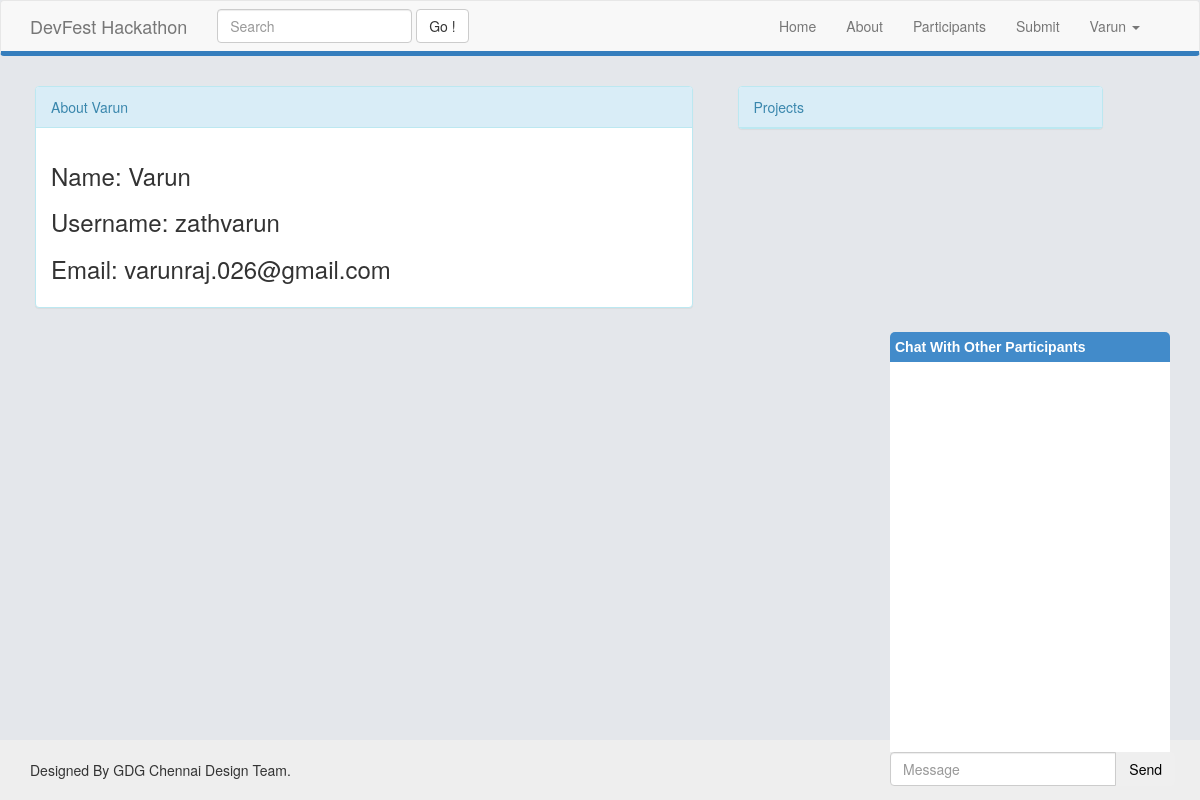
Page /profile.php?me (signed in) on the committed database.
### tables this page shows
CREATE TABLE IF NOT EXISTS `user_login` (
  `username` varchar(32) NOT NULL,
  `password` varchar(32) NOT NULL,
  `name` varchar(32) NOT NULL,
  `email` varchar(32) NOT NULL,
  `category` varchar(10) NOT NULL,
  PRIMARY KEY (`username`)
);

### profile.php (the view, shortened to what this page needs)
<html>
<link href="content/css/bootstrap.css" rel="stylesheet" type="text/css" />
<link href="content/css/style.css" rel="stylesheet" type="text/css" />
<body>
<div id="wrap">
  <div class="navbar navbar-default ">
    <div class="container">
      <div class="navbar-header">
        <a class="navbar-brand" href="index.php">DevFest Hackathon</a> </div>
      <form class="navbar-form navbar-left" role="search" action="search.php" method="get">
        <div class="form-group">
          <input type="text" class="form-control" name="name" placeholder="Search">
        </div>
        <button type="submit" class="btn btn-default">Go !</button>
      </form>
      <div class="navbar-collapse collapse pull-right">
        <ul class="nav navbar-nav">
          <li ><a href="index.php">Home</a></li>
          <li><a href="about.php">About</a></li>
          <li><a href="members.php">Participants</a></li>
          <li><a href="submit.php">Submit</a></li>
          <li class="dropdown">
            <?php
			  if(isset($_SESSION['login'])!=1){
				  echo '
				   <a href="#" class="dropdown-toggle" data-toggle="dropdown">Login/Register <b class="caret"></b></a>
              <ul class="dropdown-menu"><li><a href="login.php">Login</a></li>
                <li><a href="register.php">Register</a></li>';
			  }
			  else{
				   echo"<a href='#' class='dropdown-toggle' data-toggle='dropdown'>{$_SESSION['member_name']} <b class='caret'></b></a>
              <ul class='dropdown-menu'>
			   <li><a href='profile.php?me'>Profile</a></li>
			  <li><a href='logout.php'>Logout</a></li>";
				  }
			  ?>
        </ul>
        </li>
        </ul>
      </div>
    </div>
  </div>
  <div class="container">
    <?php
    if(isset($_GET['me']))
   {
	$username=$_SESSION['member_id'];
   $sql = "SELECT * FROM user_login where username='$username' ";
   $result = mysql_query($sql);
   echo "<div class='row'>";
   while ( $db_field = mysql_fetch_assoc($result) ) {
	echo "<div class=' col-lg-7 module_big'>
<div class='panel panel-info'>
  <div class='panel-heading'>About {$db_field['name']}</div>
  <div class='panel-body'>
    <h3>Name: {$db_field['name']}</h3>
	<h3>Username: {$db_field['username']}</h3>
	<h3>Email: {$db_field['email']}</h3>
  </div>
	</div>
	</div>
	";
}
	echo"<div class=' col-lg-4 module_big'>
<div class='panel panel-info'>
  <div class='panel-heading'>Projects</div>
	<div class='list-group'>";
   echo "</div></div></div></div></div>";
   }
   ?>
  </div> </div> </div>
 <?php
			  if(isset($_SESSION['login'])){
				  echo "
    <div id='shoutbox'>
    <div id='chat'>
	 <div class='chathead' id='chathead'>Chat With Other Participants</div>
     <div id='shouts'>
	<ul>
	 </ul>
	 </div>
	 <div id='write'>
     <form class='form-inline' role='form'>
    <div class='input-group'>
 <input  type='text' class='form-control' id='shout_message' placeholder='Message' name='message'>      <span class='input-group-btn'>
  <input type='hidden' id='shout_name' name='name' value='{$_SESSION['member_name']} '>
 <button  type='submit' class='btn btn-group-xs'  id='shout_button' type='button' value='Send'>Send</button>
      </span>
    </div>
</div>
       </form>
	 </div>
     <div class='chathead' style='position:fixed;bottom:0' id='chathead_bottom'>Chat Room</div>
   </div>
   </div>
</div>";
			  }
?>
<div id="footer">
  <div class="container">
    <p class="footer_text">Designed By GDG Chennai Design Team.</p>
  </div>
</body>
</html>

### content/css/style.css (style rules this page uses)
.module_big { margin-left:10px; margin-right:10px; padding-left:10px; padding-top:10px; }
html, body { height: 100%; background-color:#e4e7eb; }
#wrap { min-height: 100%; height: auto !important; height: 100%; margin: 0 auto -60px; }
#push, #footer { height: 60px; z-index:0; }
#footer { background-color: #eee; }
.footer_text { margin: 20px 0; color:#333; z-index:0; }
#shoutbox { width:300px; height:auto; position:fixed; bottom:0; right:10; }
#shouts { width:280px; height:390px; overflow:scroll; background:#fff; overflow-y: scroll; overflow-x: hidden; }
#write { width:285px; }
.chathead { height:30px; width:280px; background:#428bca; vertical-align:middle; line-height:30px; font-family:Tahoma, Geneva, sans-serif; color:white; font-weight:bold; -webkit-border-top-right-radius:5px; -webkit-border-top-left-radius:5px; padding-left:5px; }

### rows in the picture
user_login: name "Varun", username "zathvarun", email "varunraj.026@gmail.com"

### other values in the picture
$_SESSION['member_name'] "Varun"
